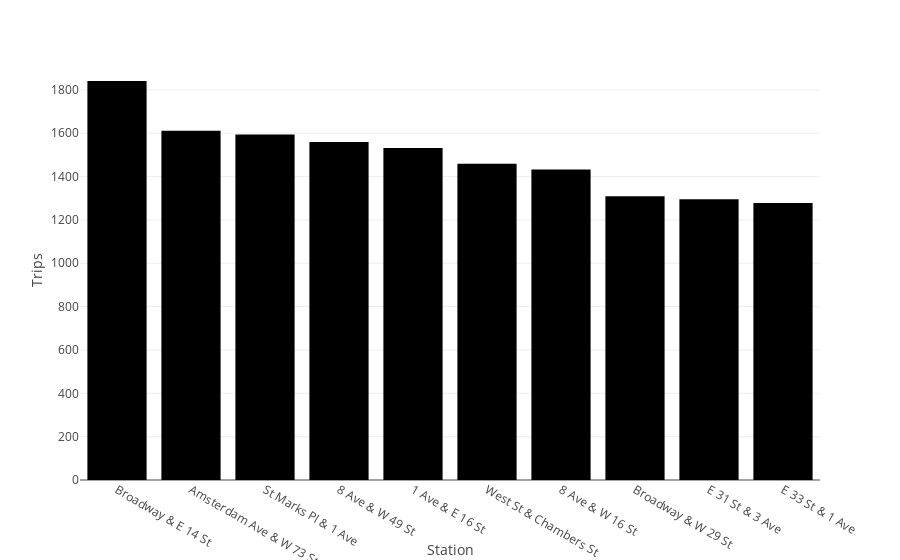
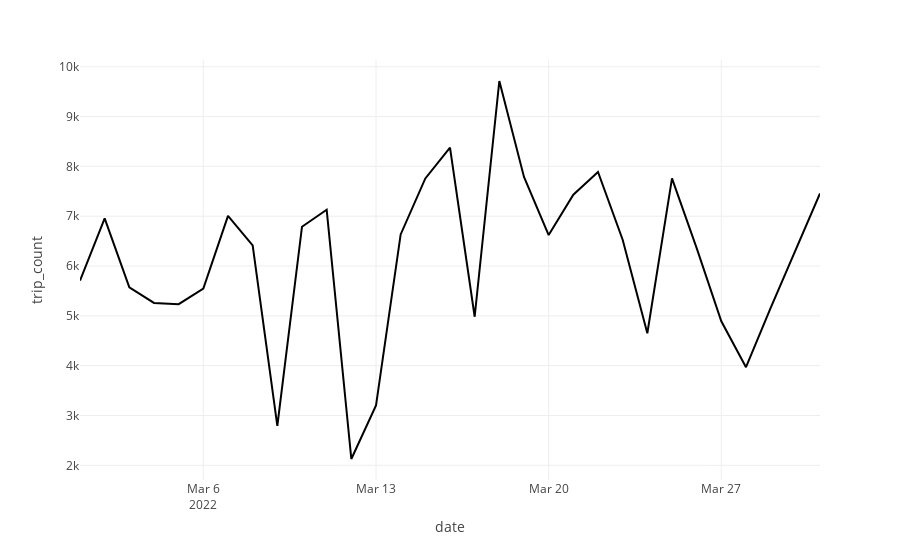

Notebook code for these charts, in order:
### Code cell
fig1.show()
fig2.show()

### Figure 1 — Plotly figure (JSON) as saved in the notebook; plotly's stock layout.template omitted (floating-point values rounded to 4 significant figures)
{"data": [{"hovertemplate": "Station=%{x}<br>Trips=%{y}<extra></extra>", "legendgroup": "", "marker": {"color": "#000001", "pattern": {"shape": ""}}, "name": "", "orientation": "v", "showlegend": false, "textposition": "auto", "type": "bar", "x": ["Broadway & E 14 St", "Amsterdam Ave & W 73 St", "St Marks Pl & 1 Ave", "8 Ave & W 49 St", "1 Ave & E 16 St", "West St & Chambers St", "8 Ave & W 16 St", "Broadway & W 29 St", "E 31 St & 3 Ave", "E 33 St & 1 Ave"], "xaxis": "x", "y": [1841, 1612, 1594, 1560, 1532, 1459, 1433, 1309, 1295, 1278], "yaxis": "y"}], "layout": {"barmode": "relative", "legend": {"tracegroupgap": 0}, "margin": {"t": 60}, "xaxis": {"anchor": "y", "domain": [0, 1], "title": {"text": "Station"}}, "yaxis": {"anchor": "x", "domain": [0, 1], "title": {"text": "Trips"}}}}

### Figure 2 — Plotly figure (JSON) as saved in the notebook; plotly's stock layout.template omitted (floating-point values rounded to 4 significant figures)
{"data": [{"hovertemplate": "date=%{x}<br>trip_count=%{y}<extra></extra>", "legendgroup": "", "line": {"color": "#000001", "dash": "solid"}, "marker": {"symbol": "circle"}, "mode": "lines", "name": "", "orientation": "v", "showlegend": false, "type": "scatter", "x": ["2022-03-01", "2022-03-02", "2022-03-03", "2022-03-04", "2022-03-05", "2022-03-06", "2022-03-07", "2022-03-08", "2022-03-09", "2022-03-10", "2022-03-11", "2022-03-12", "2022-03-13", "2022-03-14", "2022-03-15", "2022-03-16", "2022-03-17", "2022-03-18", "2022-03-19", "2022-03-20", "2022-03-21", "2022-03-22", "2022-03-23", "2022-03-24", "2022-03-25", "2022-03-26", "2022-03-27", "2022-03-28", "2022-03-29", "2022-03-30", "2022-03-31"], "xaxis": "x", "y": [5708, 6955, 5571, 5260, 5235, 5547, 7008, 6413, 2792, 6789, 7130, 2127, 3200, 6634, 7758, 8375, 4982, 9714, 7787, 6621, 7433, 7887, 6528, 4651, 7760, 6358, 4891, 3970, 5161, 6299, 7456], "yaxis": "y"}], "layout": {"legend": {"tracegroupgap": 0}, "margin": {"t": 60}, "xaxis": {"anchor": "y", "domain": [0, 1], "title": {"text": "date"}}, "yaxis": {"anchor": "x", "domain": [0, 1], "title": {"text": "trip_count"}}}}
